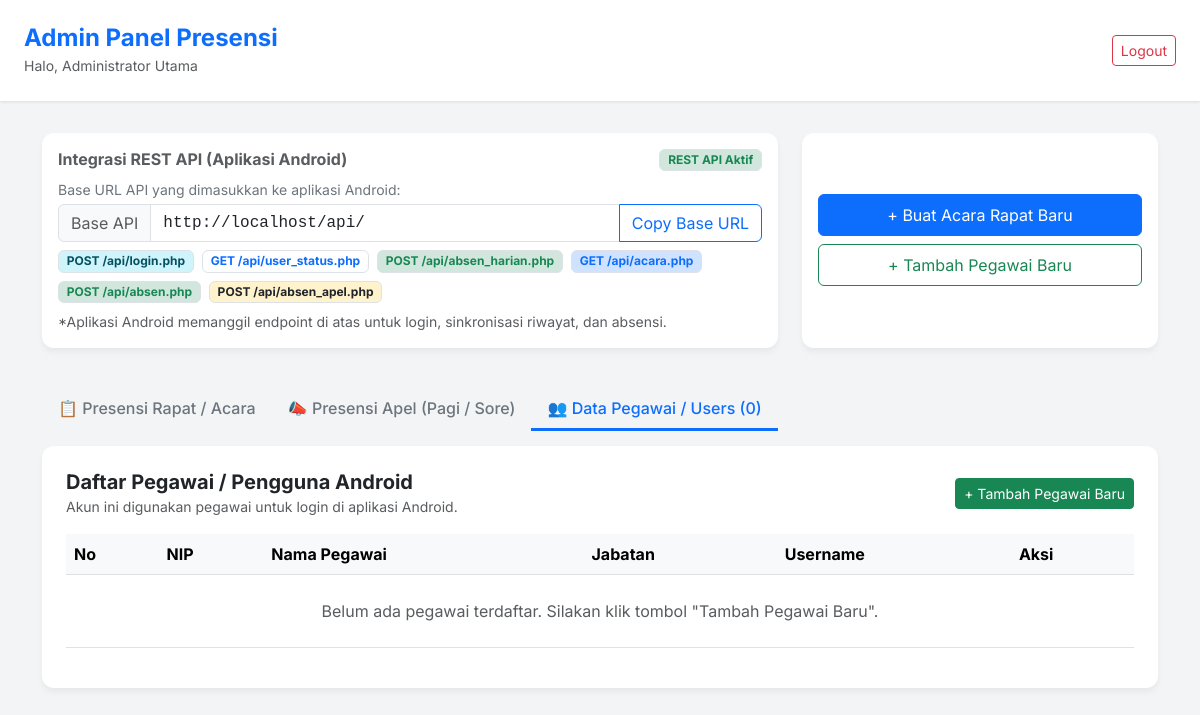
/admin/dashboard.php?tab=users (signed in), run on an earlier commit of the app's database.
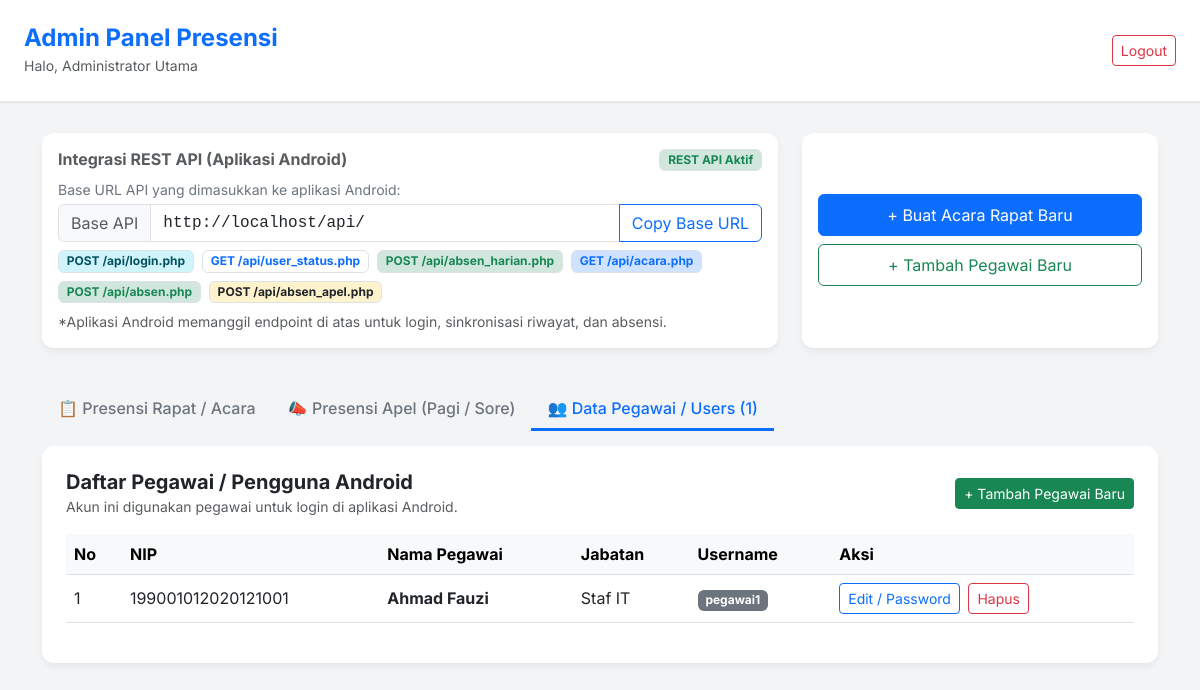
And on a later commit of the database.
### tables this page shows
CREATE TABLE IF NOT EXISTS `users` (
  `id` INT NOT NULL AUTO_INCREMENT,
  `nip` VARCHAR(50) NULL UNIQUE,
  `nama` VARCHAR(150) NOT NULL,
  `jabatan` VARCHAR(100) NOT NULL,
  `username` VARCHAR(50) NOT NULL UNIQUE,
  `password` VARCHAR(255) NOT NULL,
  `created_at` TIMESTAMP DEFAULT CURRENT_TIMESTAMP,
  PRIMARY KEY (`id`)
);

### admin/dashboard.php (the view, shortened to what this page needs)
<?php
require_once 'auth_check.php';
$protocol = (!empty($_SERVER['HTTPS']) && $_SERVER['HTTPS'] !== 'off' || $_SERVER['SERVER_PORT'] == 443) ? "https://" : "http://";
$api_base_url = $protocol . $_SERVER['HTTP_HOST'] . str_replace('/admin/dashboard.php', '/api/', $_SERVER['PHP_SELF']);
$active_tab = $_GET['tab'] ?? 'rapat';
$stmtListAcara = $pdo->query("SELECT * FROM acara ORDER BY id DESC");
$list_acara = $stmtListAcara->fetchAll();
$selected_acara_id = $_GET['acara_id'] ?? null;
if (!$selected_acara_id && count($list_acara) > 0) {
    $selected_acara_id = $list_acara[0]['id'];
}
$active_acara = null;
foreach ($list_acara as $acara) {
    if ($acara['id'] == $selected_acara_id) {
        $active_acara = $acara;
        break;
    }
}
$data_presensi = [];
if ($selected_acara_id) {
    $presensiStmt = $pdo->prepare("SELECT * FROM presensi WHERE acara_id = ? ORDER BY waktu_absen DESC");
    $presensiStmt->execute([$selected_acara_id]);
    $data_presensi = $presensiStmt->fetchAll();
}
$total_hadir = count($data_presensi);
$stmtUsers = $pdo->query("SELECT * FROM users ORDER BY nama ASC");
$list_users = $stmtUsers->fetchAll();
$total_users = count($list_users);
?>
<!DOCTYPE html>
<html lang="id">
<head>
    <link href="https://cdn.jsdelivr.net/npm/bootstrap@5.3.0/dist/css/bootstrap.min.css" rel="stylesheet">
</head>
<body>
<div class="dashboard-header d-flex justify-content-between align-items-center">
    <div>
        <h4 class="m-0 text-primary fw-bold">Admin Panel Presensi</h4>
        <small class="text-muted">Halo, <?= htmlspecialchars($_SESSION['admin_nama']) ?></small>
    </div>
    <a href="logout.php" class="btn btn-outline-danger btn-sm">Logout</a>
</div>
<div class="container pb-5">
    <div class="row mb-4">
        <div class="col-md-8 mb-3">
            <div class="card card-stat h-100">
                <div class="card-body">
                    <div class="d-flex justify-content-between align-items-center mb-2">
                        <h6 class="text-muted fw-bold mb-0">Integrasi REST API (Aplikasi Android)</h6>
                        <span class="badge bg-success-subtle text-success border">REST API Aktif</span>
                    </div>
                    <p class="mb-1 text-secondary small">Base URL API yang dimasukkan ke aplikasi Android:</p>
                    <div class="input-group mb-2">
                        <span class="input-group-text bg-light text-muted small">Base API</span>
                        <input type="text" class="form-control font-monospace" id="linkApiBase" value="<?= htmlspecialchars($api_base_url) ?>" readonly>
                        <button class="btn btn-outline-primary" type="button" onclick="copyApiLink('linkApiBase')">Copy Base URL</button>
                    </div>
                    <div class="d-flex flex-wrap gap-2 mt-2">
                        <span class="badge bg-info-subtle text-info-emphasis border" title="Login pengguna/pegawai">POST /api/login.php</span>
                        <span class="badge bg-purple-subtle text-primary border" title="Ambil status harian & riwayat lintas device">GET /api/user_status.php</span>
                        <span class="badge bg-success-subtle text-success border" title="Check-in & Check-out harian">POST /api/absen_harian.php</span>
                        <span class="badge bg-primary-subtle text-primary border" title="Ambil daftar acara rapat BUKA">GET /api/acara.php</span>
                        <span class="badge bg-success-subtle text-success border" title="Kirim presensi rapat">POST /api/absen.php</span>
                        <span class="badge bg-warning-subtle text-warning border text-dark" title="Kirim presensi apel pagi/sore">POST /api/absen_apel.php</span>
                    </div>
                    <small class="text-muted d-block mt-2">*Aplikasi Android memanggil endpoint di atas untuk login, sinkronisasi riwayat, dan absensi.</small>
                </div>
            </div>
        </div>
        <div class="col-md-4 mb-3">
            <div class="card card-stat h-100">
                <div class="card-body text-center d-flex flex-column justify-content-center gap-2">
                    <button type="button" class="btn btn-primary w-100 py-2" data-bs-toggle="modal" data-bs-target="#newAcaraModal">
                        + Buat Acara Rapat Baru
                    </button>
                    <button type="button" class="btn btn-outline-success w-100 py-2" data-bs-toggle="modal" data-bs-target="#newUserModal">
                        + Tambah Pegawai Baru
                    </button>
                </div>
            </div>
        </div>
    </div>
    <ul class="nav nav-tabs mb-3 border-bottom-0">
        <li class="nav-item">
            <a class="nav-link <?= $active_tab === 'rapat' ? 'active' : '' ?>" href="?tab=rapat<?= $selected_acara_id ? '&acara_id='.$selected_acara_id : '' ?>">
                📋 Presensi Rapat / Acara
            </a>
        </li>
        <li class="nav-item">
            <a class="nav-link <?= $active_tab === 'apel' ? 'active' : '' ?>" href="?tab=apel">
                📣 Presensi Apel (Pagi / Sore)
            </a>
        </li>
        <li class="nav-item">
            <a class="nav-link <?= $active_tab === 'users' ? 'active' : '' ?>" href="?tab=users">
                👥 Data Pegawai / Users (<?= $total_users ?>)
            </a>
        </li>
    </ul>
    <div class="table-wrapper">
        <?php if ($active_tab === 'rapat'): ?>
            <div class="row mb-3 align-items-center">
                <div class="col-md-6">
                    <h5 class="m-0 fw-bold">Rekap Presensi Rapat</h5>
                </div>
                <div class="col-md-6 text-md-end mt-3 mt-md-0 d-flex justify-content-md-end gap-2">
                    <form method="GET" action="dashboard.php" class="d-flex align-items-center">
                        <input type="hidden" name="tab" value="rapat">
                        <label class="me-2 fw-bold text-nowrap">Pilih Acara:</label>
                        <select name="acara_id" class="form-select form-select-sm" onchange="this.form.submit()">
                            <?php foreach($list_acara as $acara): ?>
                                <option value="<?= $acara['id'] ?>" <?= $selected_acara_id == $acara['id'] ? 'selected' : '' ?>>
                                    <?= htmlspecialchars($acara['nama_acara']) ?> (<?= $acara['status'] ?>)
                                </option>
                            <?php endforeach; ?>
                        </select>
                    </form>
                    <?php if ($active_acara): ?>
                        <button class="btn btn-success btn-sm text-nowrap" onclick="exportToExcel()">Download Excel</button>
                    <?php endif; ?>
                </div>
            </div>
            <?php if ($active_acara): ?>
                <div class="alert alert-secondary d-flex justify-content-between align-items-center">
                    <div>
                        <strong>Informasi Acara Dipilih:</strong><br>
                        Nama: <?= htmlspecialchars($active_acara['nama_acara']) ?> <br>
                        PIN: <span class="badge bg-dark"><?= htmlspecialchars($active_acara['pin_acara']) ?></span><br>
                        Status: <span class="badge status-badge <?= $active_acara['status'] == 'BUKA' ? 'bg-success' : 'bg-danger' ?>"><?= $active_acara['status'] ?></span>
                    </div>
                    <div>
                        <form method="POST" action="manage_acara.php">
                            <input type="hidden" name="action" value="toggle_status">
                            <input type="hidden" name="acara_id" value="<?= $active_acara['id'] ?>">
                            <input type="hidden" name="current_status" value="<?= $active_acara['status'] ?>">
                            <button type="submit" class="btn btn-sm <?= $active_acara['status'] == 'BUKA' ? 'btn-danger' : 'btn-success' ?>">
                                Ubah ke <?= $active_acara['status'] == 'BUKA' ? 'TUTUP' : 'BUKA' ?>
                            </button>
                        </form>
                    </div>
                </div>
                <table class="table table-hover align-middle" id="presensiTable">
                    <thead class="table-light">
                        <tr>
                            <th>No</th>
                            <th>Waktu Absen</th>
                            <th>Nama</th>
                            <th>Jabatan</th>
                            <th>Tanda Tangan</th>
                        </tr>
                    </thead>
                    <tbody>
                        <?php if ($total_hadir > 0): ?>
                            <?php $no=1; foreach($data_presensi as $row): ?>
                                <tr>
                                    <td><?= $no++ ?></td>
                                    <td><?= date('d/m/Y H:i:s', strtotime($row['waktu_absen'])) ?></td>
                                    <td><?= htmlspecialchars($row['nama']) ?></td>
                                    <td><?= htmlspecialchars($row['jabatan']) ?></td>
                                    <td>
                                        <img src="<?= $row['tanda_tangan'] ?>" alt="Tanda Tangan" class="signature-img">
                                    </td>
                                </tr>
                            <?php endforeach; ?>
                        <?php else: ?>
                            <tr>
                                <td colspan="5" class="text-center text-muted py-3">Belum ada data kehadiran pada acara ini</td>
                            </tr>
                        <?php endif; ?>
                    </tbody>
                </table>
            <?php else: ?>
                <p class="text-muted text-center py-4">Belum ada acara rapat yang dibuat.</p>
            <?php endif; ?>
        <?php elseif ($active_tab === 'users'): ?>
            <div class="row mb-3 align-items-center">
                <div class="col-md-6">
                    <h5 class="m-0 fw-bold">Daftar Pegawai / Pengguna Android</h5>
                    <small class="text-muted">Akun ini digunakan pegawai untuk login di aplikasi Android.</small>
                </div>
                <div class="col-md-6 text-md-end mt-3 mt-md-0">
                    <button type="button" class="btn btn-success btn-sm" data-bs-toggle="modal" data-bs-target="#newUserModal">
                        + Tambah Pegawai Baru
                    </button>
                </div>
            </div>
            <table class="table table-hover align-middle">
                <thead class="table-light">
                    <tr>
                        <th>No</th>
                        <th>NIP</th>
                        <th>Nama Pegawai</th>
                        <th>Jabatan</th>
                        <th>Username</th>
                        <th>Aksi</th>
                    </tr>
                </thead>
                <tbody>
                    <?php if ($total_users > 0): ?>
                        <?php $no=1; foreach($list_users as $user): ?>
                            <tr>
                                <td><?= $no++ ?></td>
                                <td><?= htmlspecialchars($user['nip'] ?: '-') ?></td>
                                <td><strong><?= htmlspecialchars($user['nama']) ?></strong></td>
                                <td><?= htmlspecialchars($user['jabatan']) ?></td>
                                <td><span class="badge bg-secondary"><?= htmlspecialchars($user['username']) ?></span></td>
                                <td>
                                    <button class="btn btn-sm btn-outline-primary me-1"
                                            onclick="openEditUserModal(<?= htmlspecialchars(json_encode($user)) ?>)">
                                        Edit / Password
                                    </button>
                                    <form action="manage_users.php" method="POST" class="d-inline" onsubmit="return confirm('Yakin ingin menghapus pegawai ini?');">
                                        <button type="submit" class="btn btn-sm btn-outline-danger">Hapus</button>
                                    </form>
                                </td>
                            </tr>
                        <?php endforeach; ?>
                    <?php else: ?>
                        <tr>
                            <td colspan="6" class="text-center text-muted py-4">Belum ada pegawai terdaftar. Silakan klik tombol "Tambah Pegawai Baru".</td>
                        </tr>
                    <?php endif; ?>
                </tbody>
            </table>
        <?php endif; ?>
    </div>
</div>
</body>
</html>

### admin/dashboard.php (style rules this page uses)
body { font-family: 'Inter', sans-serif; background-color: #f3f4f6; }
.dashboard-header { background: #fff; padding: 1.5rem; box-shadow: 0 1px 3px rgba(0,0,0,0.1); margin-bottom: 2rem; }
.card-stat { border: none; border-radius: 12px; box-shadow: 0 4px 6px rgba(0,0,0,0.05); }
.table-wrapper { background: #fff; padding: 1.5rem; border-radius: 12px; box-shadow: 0 4px 6px rgba(0,0,0,0.05); overflow-x: auto; }
.nav-tabs .nav-link { color: #6c757d; border: none; border-bottom: 3px solid transparent; font-weight: 500; }
.nav-tabs .nav-link.active { color: #0d6efd; border-bottom: 3px solid #0d6efd; background: transparent; }

What changed in the data, as far as the page shows it:
added users: nip "199001012020121001", nama "Ahmad Fauzi", jabatan "Staf IT", username "pegawai1"
Also different on the page:
$total_users: "0" → "1"
text no longer shown: "Belum ada pegawai terdaftar. Silakan klik tombol \"Tambah Pegawai Baru\"."
